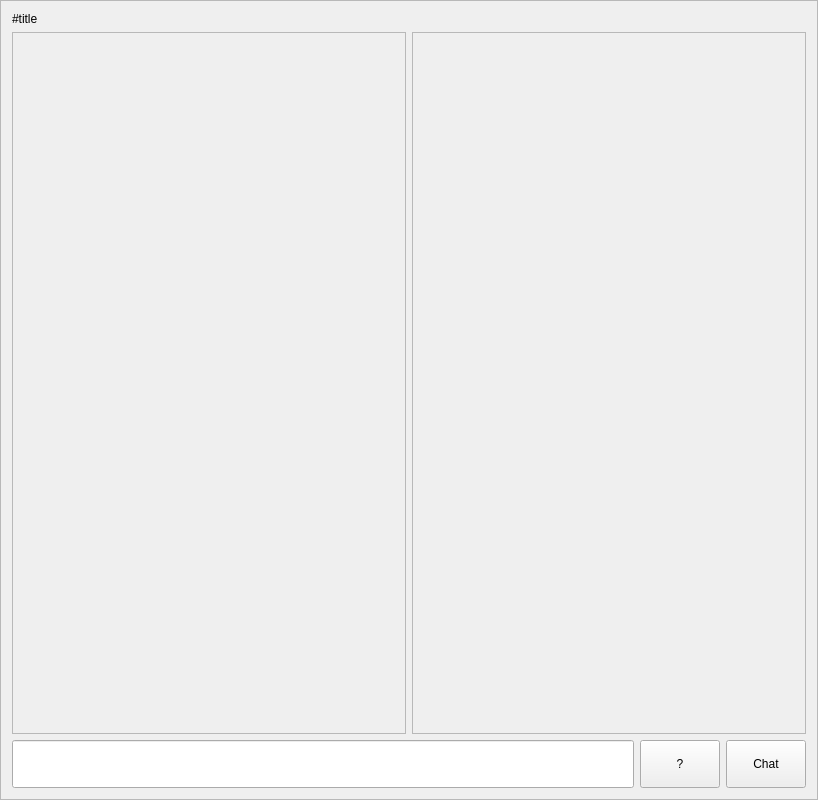
<?xml version="1.0" encoding="UTF-8"?>
<ui version="4.0">
 <class>ChannelWidget</class>
 <widget class="QFrame" name="ChannelWidget">
  <property name="geometry">
   <rect>
    <x>0</x>
    <y>0</y>
    <width>818</width>
    <height>800</height>
   </rect>
  </property>
  <property name="windowTitle">
   <string>ChannelWidget</string>
  </property>
  <property name="frameShape">
   <enum>QFrame::StyledPanel</enum>
  </property>
  <property name="frameShadow">
   <enum>QFrame::Raised</enum>
  </property>
  <layout class="QVBoxLayout" name="verticalLayout_2">
   <item>
    <layout class="QVBoxLayout" name="mainChannelLayout">
     <item>
      <layout class="QHBoxLayout" name="headerContainer">
       <item>
        <widget class="QLabel" name="channelTitleLabel">
         <property name="sizePolicy">
          <sizepolicy hsizetype="Preferred" vsizetype="Minimum">
           <horstretch>0</horstretch>
           <verstretch>0</verstretch>
          </sizepolicy>
         </property>
         <property name="text">
          <string>#title</string>
         </property>
        </widget>
       </item>
      </layout>
     </item>
     <item>
      <layout class="QHBoxLayout" name="bodyContainer">
       <item>
        <widget class="QFrame" name="chatBoxFrame">
         <property name="sizePolicy">
          <sizepolicy hsizetype="Preferred" vsizetype="Expanding">
           <horstretch>0</horstretch>
           <verstretch>0</verstretch>
          </sizepolicy>
         </property>
         <property name="frameShape">
          <enum>QFrame::StyledPanel</enum>
         </property>
         <property name="frameShadow">
          <enum>QFrame::Raised</enum>
         </property>
         <layout class="QVBoxLayout" name="chatBoxLayout"/>
        </widget>
       </item>
       <item>
        <widget class="QFrame" name="userListFrame">
         <property name="sizePolicy">
          <sizepolicy hsizetype="Minimum" vsizetype="Expanding">
           <horstretch>0</horstretch>
           <verstretch>0</verstretch>
          </sizepolicy>
         </property>
         <property name="frameShape">
          <enum>QFrame::StyledPanel</enum>
         </property>
         <property name="frameShadow">
          <enum>QFrame::Raised</enum>
         </property>
         <layout class="QVBoxLayout" name="userListLayout">
          <property name="leftMargin">
           <number>2</number>
          </property>
          <property name="topMargin">
           <number>2</number>
          </property>
          <property name="rightMargin">
           <number>2</number>
          </property>
          <property name="bottomMargin">
           <number>2</number>
          </property>
         </layout>
        </widget>
       </item>
      </layout>
     </item>
     <item>
      <layout class="QHBoxLayout" name="footerContainer">
       <item>
        <widget class="QLineEdit" name="chatLineEdit">
         <property name="sizePolicy">
          <sizepolicy hsizetype="Expanding" vsizetype="Preferred">
           <horstretch>0</horstretch>
           <verstretch>0</verstretch>
          </sizepolicy>
         </property>
         <property name="minimumSize">
          <size>
           <width>0</width>
           <height>48</height>
          </size>
         </property>
         <property name="maximumSize">
          <size>
           <width>16777215</width>
           <height>16777215</height>
          </size>
         </property>
        </widget>
       </item>
       <item>
        <layout class="QHBoxLayout" name="horizontalLayout">
         <item>
          <widget class="QPushButton" name="someButton">
           <property name="enabled">
            <bool>true</bool>
           </property>
           <property name="sizePolicy">
            <sizepolicy hsizetype="Minimum" vsizetype="Preferred">
             <horstretch>0</horstretch>
             <verstretch>0</verstretch>
            </sizepolicy>
           </property>
           <property name="text">
            <string>?</string>
           </property>
          </widget>
         </item>
         <item>
          <widget class="QPushButton" name="chatSubmitButton">
           <property name="sizePolicy">
            <sizepolicy hsizetype="Minimum" vsizetype="Preferred">
             <horstretch>0</horstretch>
             <verstretch>0</verstretch>
            </sizepolicy>
           </property>
           <property name="text">
            <string>Chat</string>
           </property>
          </widget>
         </item>
        </layout>
       </item>
      </layout>
     </item>
    </layout>
   </item>
  </layout>
 </widget>
 <resources/>
 <connections/>
</ui>
